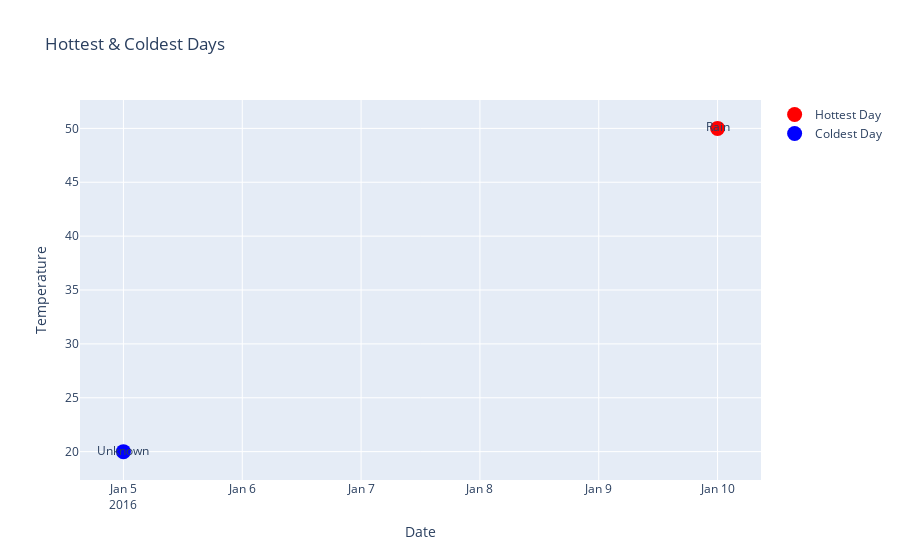

This figure's notebook cell:
### Code cell
#4 visualization graph for the hottest & coldest days using ploty
fig = go.Figure()

# Hottest day
fig.add_trace(go.Scatter(x=hottest["NEW_EST"], y=hottest["Temperature"],
                         mode="markers+text",
                         name="Hottest Day",
                         text=hottest["Events"],
                         marker=dict(size=15, color="red")))

# Coldest day
fig.add_trace(go.Scatter(x=coldest["NEW_EST"], y=coldest["Temperature"],
                         mode="markers+text",
                         name="Coldest Day",
                         text=coldest["Events"],
                         marker=dict(size=15, color="blue")))

fig.update_layout(title="Hottest & Coldest Days",
                  xaxis_title="Date", yaxis_title="Temperature")
fig.write_image("images/hottest_&_coldest_days.png")
fig.show()

### Figure 1 — Plotly figure (JSON) as saved in the notebook; plotly's stock layout.template omitted (floating-point values rounded to 4 significant figures)
{"data": [{"marker": {"color": "red", "size": 15}, "mode": "markers+text", "name": "Hottest Day", "text": ["Rain"], "type": "scatter", "x": ["2016-01-10T00:00:00.000000000"], "y": [50]}, {"marker": {"color": "blue", "size": 15}, "mode": "markers+text", "name": "Coldest Day", "text": ["Unknown"], "type": "scatter", "x": ["2016-01-05T00:00:00.000000000"], "y": [20]}], "layout": {"title": {"text": "Hottest & Coldest Days"}, "xaxis": {"title": {"text": "Date"}}, "yaxis": {"title": {"text": "Temperature"}}}}
